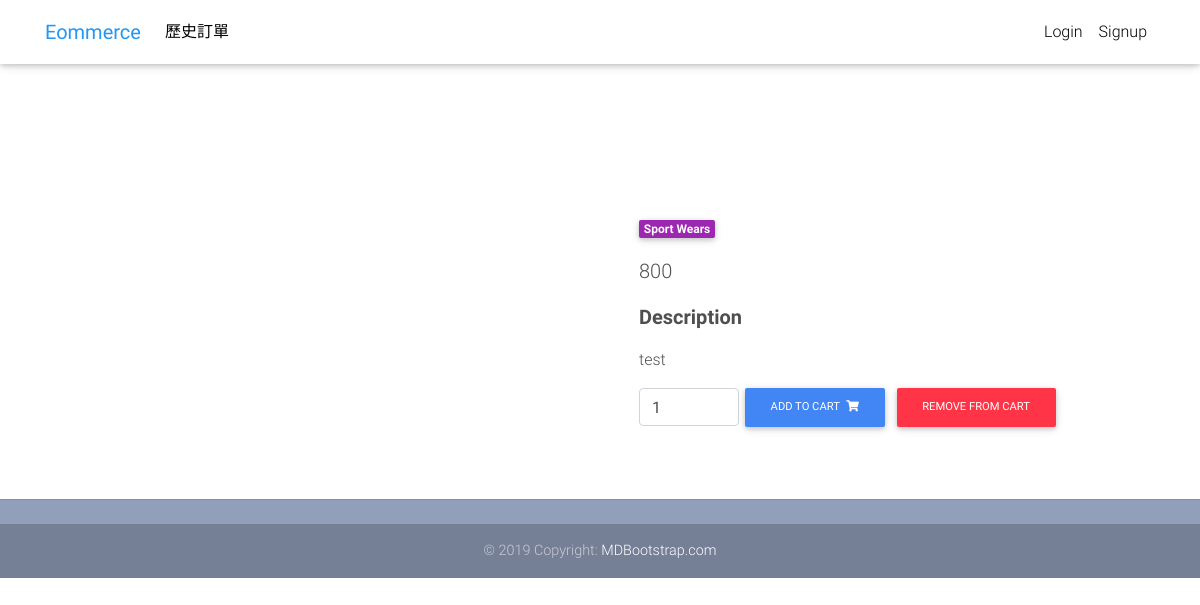
/product/1/, run on the app's committed database.
### main/models.py (models this page shows, shortened)
class Item(models.Model):
    title = models.CharField(max_length=100)
    price = models.IntegerField()
    category = models.ForeignKey(Category, on_delete=models.CASCADE)
    description = models.TextField()
    image = models.ImageField(upload_to="image")
    def get_add_to_cart_url(self):
        return reverse("main:add-to-cart", kwargs={
            'pk': self.id
        })
    def get_remove_from_cart_url(self):
        return reverse("main:remove-from-cart", kwargs={
            'pk': self.id
        })

class Category(models.Model):
    title = models.CharField(max_length=100)
    def __str__(self):
        return self.title

### main/views.py (the view)
# urls.py: path('product/<int:pk>/', views.ItemDetailView.as_view(), name='product'),
class ItemDetailView(DetailView):
    model = Item
    template_name = "product-page.html"

### templates/product-page.html (shortened to what this page needs)
{% extends 'base.html' %}
{% block content %}
  <main class="mt-5 pt-4">
    <div class="container dark-grey-text mt-5">
      <div class="row wow fadeIn">
        <div class="col-md-6 mb-4">
        </div>
        <div class="col-md-6 mb-4">
          <div class="p-4">
            <div class="mb-3">
              <a href="">
                <span class="badge purple mr-1">{{ object.category }}</span>
              </a>
            </div>
            <p class="lead">
              <span>{{ object.price }}</span>
            </p>
            <p class="lead font-weight-bold">Description</p>
            <p>{{ object.description }}</p>
            <form class="d-flex justify-content-left">
                 <form class="d-flex justify-content-left">
              <input type="number" value="1" aria-label="Search" class="form-control" style="width: 100px">
              <a href="{{ object.get_add_to_cart_url }}" class="btn btn-primary btn-md my-0 p">
                     Add to cart
                     <i class="fas fa-shopping-cart ml-1"></i>
              </a>
              <a href="{{ object.get_remove_from_cart_url }}" class="btn btn-danger btn-md my-0 p">
                     Remove from cart
              </a>
            </form>
          </div>
        </div>
      </div>
    </div>
  </main>
{% endblock %}

### templates/base.html (style rules this page uses)
html, body, header, .carousel { height: 60vh; }

### data on the page
Item: category "Sport Wears", price "800", description "test"
